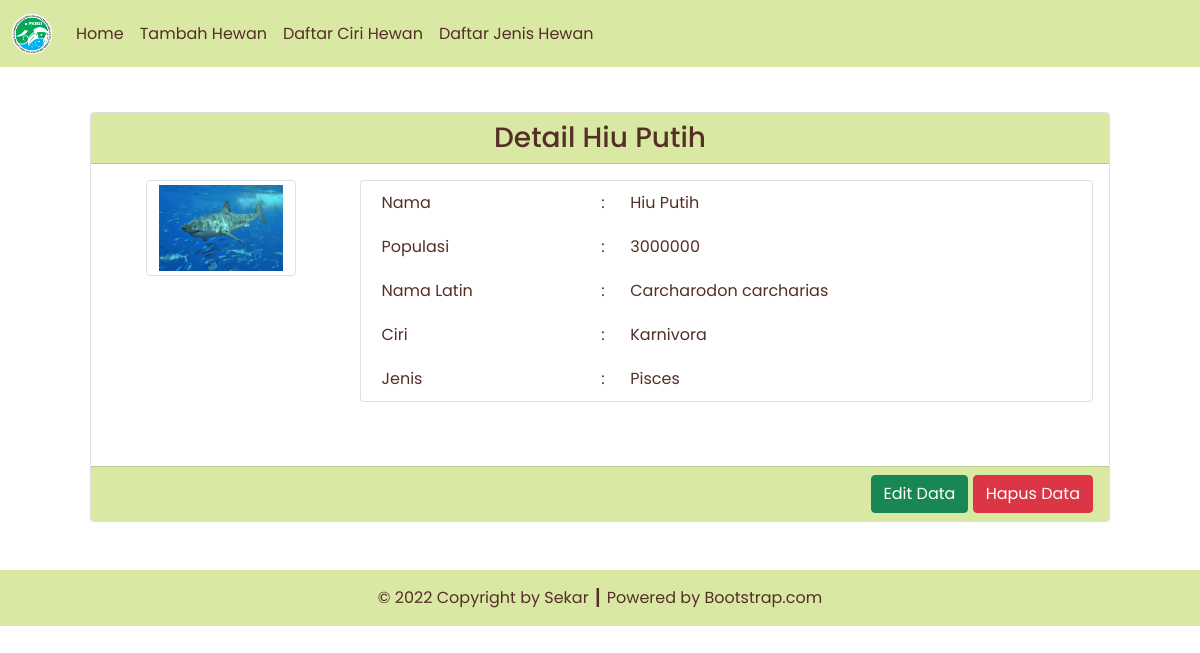
The app's page /detail.php?id=9 with its own data.
### tables this page shows
CREATE TABLE `hewan`  (
  `hewan_id` int NOT NULL AUTO_INCREMENT,
  `hewan_foto` varchar(255) NULL DEFAULT NULL,
  `hewan_nama` varchar(255) NULL DEFAULT NULL,
  `hewan_populasi` int NULL DEFAULT NULL,
  `hewan_nama_latin` varchar(255) NULL DEFAULT NULL,
  `ciri_id` int NULL DEFAULT NULL,
  `jenis_id` int NULL DEFAULT NULL,
  PRIMARY KEY (`hewan_id`) USING BTREE,
  INDEX `fk_ciri`(`ciri_id`) USING BTREE,
  INDEX `fk_jenis`(`jenis_id`) USING BTREE,
  CONSTRAINT `fk_ciri` FOREIGN KEY (`ciri_id`) REFERENCES `ciri` (`ciri_id`) ON DELETE CASCADE ON UPDATE CASCADE,
  CONSTRAINT `fk_jenis` FOREIGN KEY (`jenis_id`) REFERENCES `jenis` (`jenis_id`) ON DELETE CASCADE ON UPDATE CASCADE
);

CREATE TABLE `ciri`  (
  `ciri_id` int NOT NULL AUTO_INCREMENT,
  `ciri_nama` varchar(255) NULL DEFAULT NULL,
  PRIMARY KEY (`ciri_id`) USING BTREE
);

CREATE TABLE `jenis`  (
  `jenis_id` int NOT NULL AUTO_INCREMENT,
  `jenis_nama` varchar(255) NULL DEFAULT NULL,
  PRIMARY KEY (`jenis_id`) USING BTREE
);

### config/db.php (called while the page is built)
<?php
$DB_HOST = "localhost";
$DB_USERNAME = "root";
$DB_PASSWORD = "";
$DB_NAME = "db_hewan";

### classes/DB.php (called while the page is built, shortened)
<?php
class DB
{
    private $hostname;
    private $username;
    private $password;
    private $dbname;
    private $conn;
    private $result;
    function __construct($hostname, $username, $password, $dbname)
    {
        $this->hostname = $hostname;
        $this->username = $username;
        $this->password = $password;
        $this->dbname = $dbname;
    }
    function open()
    {
        $this->conn = mysqli_connect($this->hostname, $this->username, $this->password, $this->dbname);
    }
    function execute($query)
    {
        $this->result = mysqli_query($this->conn, $query);
    }
    function getResult()
    {
        return mysqli_fetch_array($this->result);
    }
}

### classes/Hewan.php (called while the page is built, shortened)
<?php
class Hewan extends DB
{
    function getHewanById($id)
    {
        $query = "SELECT * FROM hewan JOIN ciri ON hewan.ciri_id=ciri.ciri_id JOIN jenis ON hewan.jenis_id=jenis.jenis_id WHERE hewan_id=$id";
        return $this->execute($query);
    }
}

### detail.php (the view, shortened to what this page needs)
<?php
include('config/db.php');
include('classes/DB.php');
include('classes/Jenis.php');
include('classes/Hewan.php');
$hewan = new Hewan($DB_HOST, $DB_USERNAME, $DB_PASSWORD, $DB_NAME);
$hewan->open();
$data = null;
if (isset($_GET['id'])) {
    $id = $_GET['id'];
    if ($id > 0) {
        $hewan->getHewanById($id);
        $row = $hewan->getResult();
        $data .= '<div class="card-header text-center">
        <h3 class="my-0">Detail ' . $row['hewan_nama'] . '</h3>
        </div>
        <div class="card-body text-end">
            <div class="row mb-5">
                <div class="col-3">
                    <div class="row justify-content-center">
                        <img src="assets/images/' . $row['hewan_foto'] . '" class="img-thumbnail" alt="' . $row['hewan_foto'] . '" width="60">
                        </div>
                    </div>
                    <div class="col-9">
                        <div class="card px-3">
                            <table border="0" class="text-start">
                                <tr>
                                    <td>Nama</td>
                                    <td>:</td>
                                    <td>' . $row['hewan_nama'] . '</td>
                                </tr>
                                <tr>
                                    <td>Populasi</td>
                                    <td>:</td>
                                    <td>' . $row['hewan_populasi'] . '</td>
                                </tr>
                                <tr>
                                    <td>Nama Latin</td>
                                    <td>:</td>
                                    <td>' . $row['hewan_nama_latin'] . '</td>
                                </tr>
                                <tr>
                                    <td>Ciri</td>
                                    <td>:</td>
                                    <td>' . $row['ciri_nama'] . '</td>
                                </tr>
                                <tr>
                                    <td>Jenis</td>
                                    <td>:</td>
                                    <td>' . $row['jenis_nama'] . '</td>
                                </tr>
                            </table>
                        </div>
                    </div>
                </div>
            </div>
            <div class="card-footer text-end">
                <a href="form.php?id=' . $row['hewan_id'] . '"><button type="button" class="btn btn-success text-white">Edit Data</button></a>
                <a href="detail.php?hapus=' . $row['hewan_id'] .'"><button type="button" class="btn btn-danger">Hapus Data</button></a>
            </div>';
    }
}

### records on screen
hewan: hewan_nama "Hiu Putih", hewan_foto (picture), hewan_populasi "3000000", hewan_nama_latin "Carcharodon carcharias", ciri.ciri_nama "Karnivora", jenis.jenis_nama "Pisces"

### other values on screen
$this->content "Home Tambah Hewan Daftar Ciri Hewan Daftar Jenis Hewan © 2022 Copyright by Sekar ┃ Powered by Bootstrap.com"
